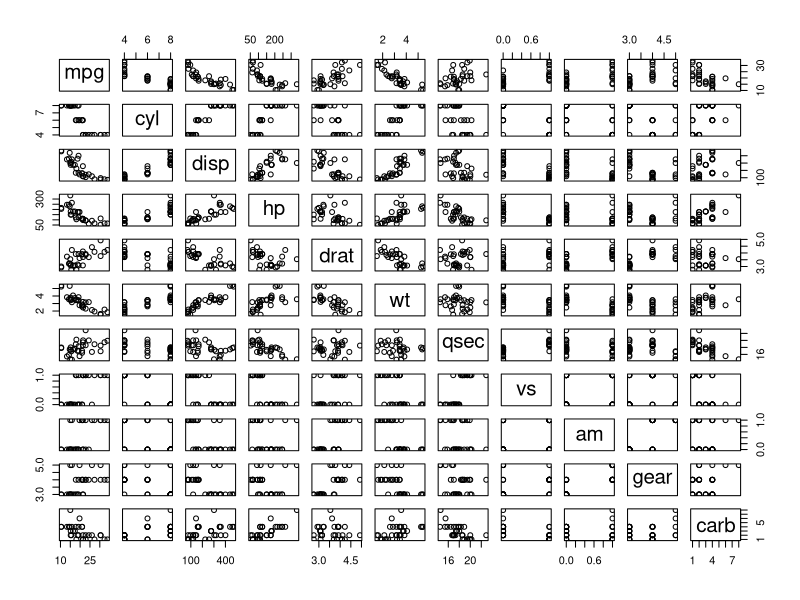
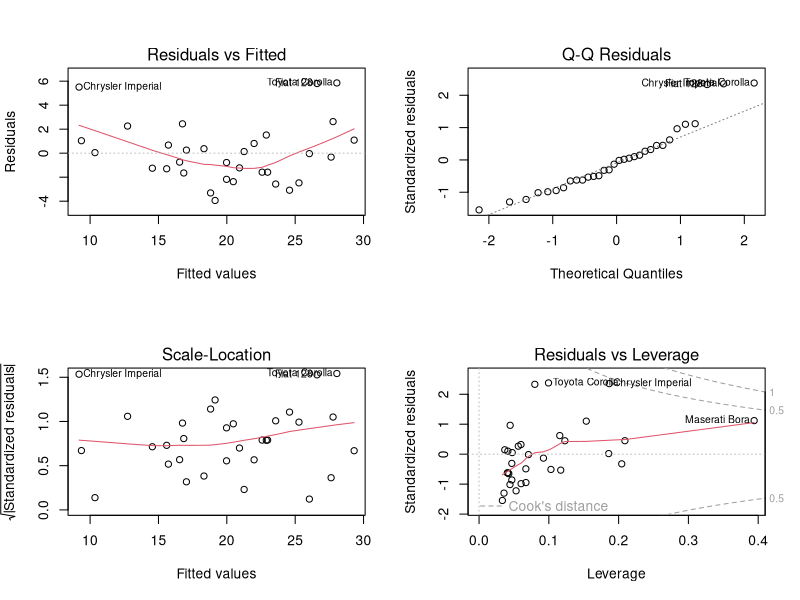
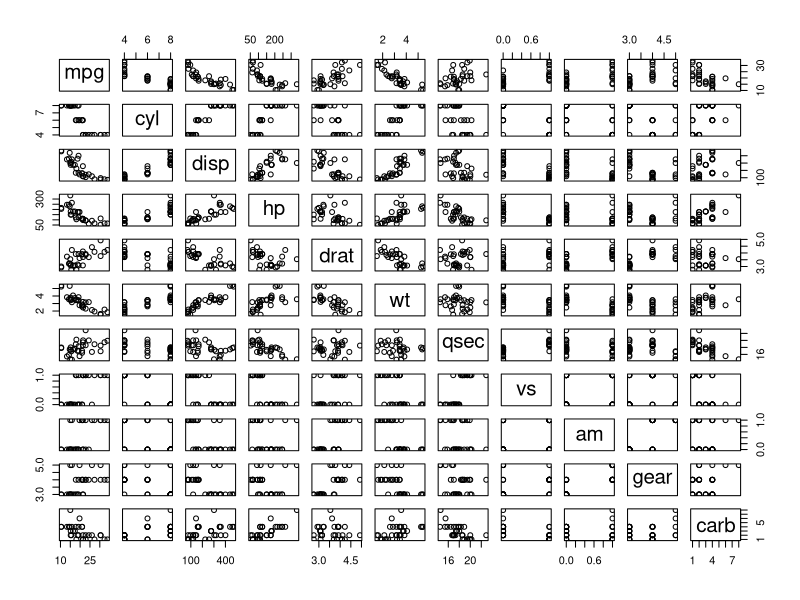
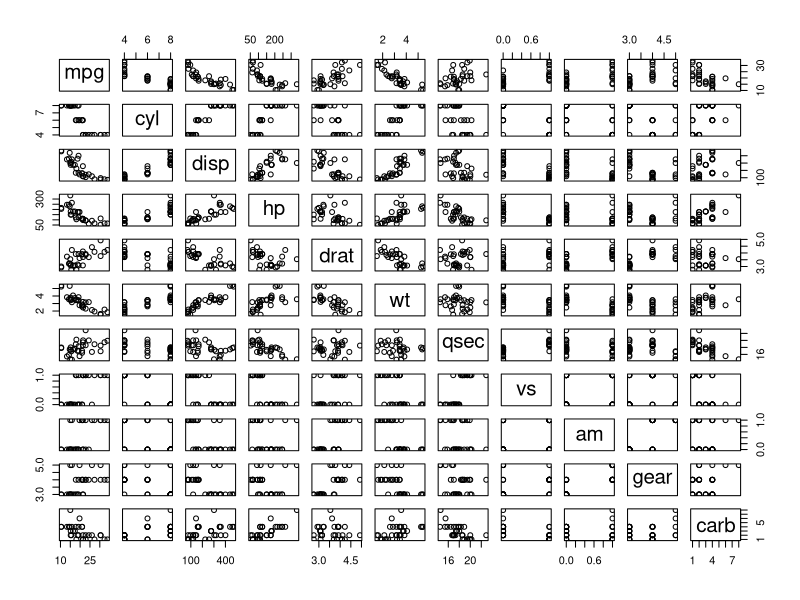

Write the R code that produced these figures, in order.
## ---- chunk 1
data(mtcars)
head(mtcars)
summary(mtcars)
cor(mtcars)
pairs(mtcars)
## ---- chunk 2
model <- lm(mpg ~ wt + hp, data = mtcars)
summary(model)  #significancia de parámetros y modelo, R^2adj
## ---- chunk 3
par(mfrow = c(2, 2))
plot(model)    #residuales: linealidad , normalidad,
               #homocedasticidad, y puntos influyentes
## ---- chunk 4
library(lmtest)
# Breusch-Pagan test (prueba de homocedasticidad)
bptest(model)
## ---- chunk 5
# Shapiro-Wilk test (normalidad de los residuales)
shapiro.test(residuals(model))

library(car)
vif(model)  #Variance Inflation Factor,si es >10 hay multicolinealidad)
## ---- chunk 6
data(mtcars)
head(mtcars)
summary(mtcars)
cor(mtcars)
pairs(mtcars)
## ---- chunk 7
#Modelo nulo (ningún predictor)
modelo_nulo <- lm(mpg ~ 1, data = mtcars)
#Modelo completo (con todos los predictores)
modelo_completo <- lm(mpg ~ ., data = mtcars)
## ---- chunk 8
modelo_forward_AIC <- step(modelo_nulo, 
                           scope = list(lower = modelo_nulo, upper = modelo_completo), 
                           direction = "forward")
## ---- chunk 9
summary(modelo_forward_AIC)
## ---- chunk 10
modelo_forward_BIC <- step(
  modelo_nulo, 
  scope = list(lower = modelo_nulo, upper = modelo_completo), 
  direction = "forward", 
  k = log(nrow(mtcars)) # k = log(n) para BIC
  ) 
## ---- chunk 11
summary(modelo_forward_BIC)
## ---- chunk 12
data(mtcars)
head(mtcars)
summary(mtcars)
cor(mtcars)
pairs(mtcars)
## ---- chunk 13
#Modelo nulo (ningún predictor)
modelo_nulo <- lm(mpg ~ 1, data = mtcars)
#Modelo completo (con todos los predictores)
modelo_completo <- lm(mpg ~ ., data = mtcars)
## ---- chunk 14
modelo_backward_AIC <- step(
  modelo_completo, 
  scope = list(lower = modelo_nulo, upper = modelo_completo), 
  direction = "backward"
  )
## ---- chunk 15
summary(modelo_backward_AIC)
## ---- chunk 16
modelo_backward_BIC <- step(
  modelo_completo, 
  scope = list(lower = modelo_nulo, upper = modelo_completo), 
  direction = "backward", 
  k = log(nrow(mtcars)) # k = log(n) para BIC
  ) 
## ---- chunk 17
summary(modelo_backward_BIC)
